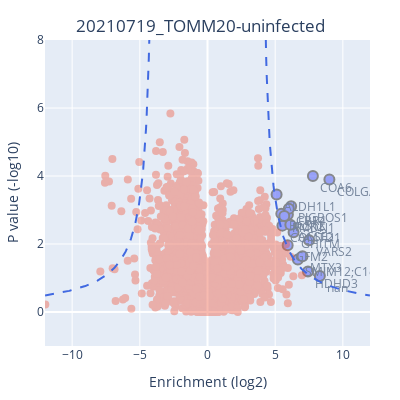

Notebook source saved alongside this figure:
### Markdown cell above
### Volcano plot!

### Code cell
# fcd = [curvature, offset]
pv.simple_volcano(master.simple_pval_table, '20210719_TOMM20-uninfected', fcd= [4,3.8], width=400, height=400)

### Figure 1 — Plotly figure (JSON) as saved in the notebook; plotly's stock layout.template omitted (floating-point values rounded to 4 significant figures; data arrays with more than 128 entries replaced by an {"elided": "..."} marker saying what was removed)
{"data": [{"marker": {"line": {"width": 2}, "size": 10}, "mode": "markers+text", "opacity": 0.6, "text": ["BCS1L", "HDHD3", "GFM2", "PIGBOS1", "VARS2", "PCK2", "nan", "COMTD1", "GHITM", "SMIM12;C1orf212", "ALDH1L1", "MTX3", "COA6", "COLGALT2;GLT25D2", "CBR4", "ACSF2", "RMDN1"], "textposition": "bottom right", "type": "scatter", "x": [5.449, 7.421, 5.923, 6.18, 7.506, 5.94, 8.3, 5.535, 6.359, 6.677, 5.105, 7.019, 7.787, 9.006, 6.006, 6.119, 5.673], "y": [2.894, 1.194, 1.966, 3.112, 2.113, 2.869, 1.061, 2.541, 2.348, 1.543, 3.456, 1.642, 4.002, 3.898, 3.038, 2.567, 2.824]}, {"marker": {"size": 8}, "mode": "markers", "opacity": 0.4, "text": {"elided": "5482 str values"}, "type": "scatter", "x": {"elided": "5482 float values"}, "y": {"elided": "5482 float values"}}, {"line": {"color": "royalblue", "dash": "dash"}, "mode": "lines", "type": "scatter", "x": {"elided": "400 float values"}, "y": {"elided": "400 float values"}}], "layout": {"height": 400, "margin": {"b": 20, "l": 30, "r": 30, "t": 40}, "showlegend": false, "title": {"text": "20210719_TOMM20-uninfected", "x": 0.5, "y": 0.95}, "width": 400, "xaxis": {"range": [-12.01, 12.01], "title": {"text": "Enrichment (log2)"}}, "yaxis": {"range": [-1, 8.002], "title": {"text": "P value (-log10)"}}}}
